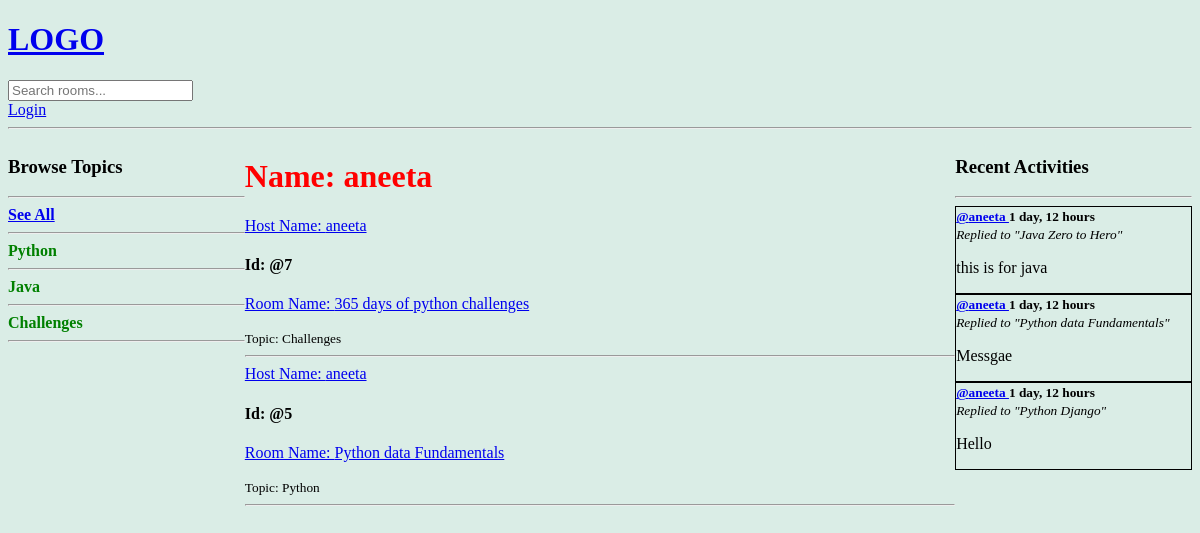
Before: /profile/1 with the older database file.
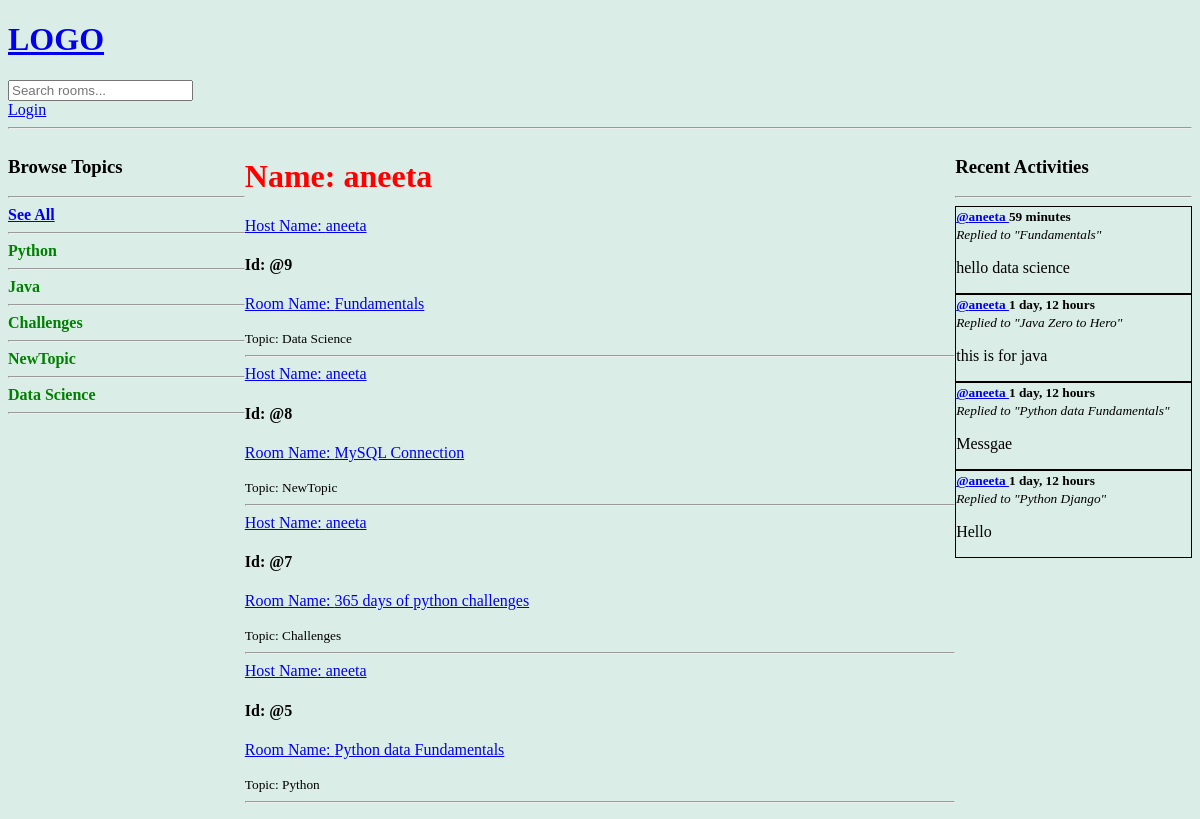
After: the same page with the newer database file.
### base/models.py (models this page shows, shortened)
class Topic(models.Model):
    name = models.CharField(max_length=200)

class Room(models.Model):
    host = models.ForeignKey(User, on_delete=models.SET_NULL, null = True)
    topic = models.ForeignKey(Topic, on_delete=models.SET_NULL, null = True)
    name = models.CharField(max_length=100)
    description = models.TextField(null=True, blank=True)
    participants = models.ManyToManyField(User, related_name='participants', blank= True)  #related name as the user is used already
    updated = models.DateTimeField(auto_now=True)
    created = models.DateTimeField(auto_now_add=True)
    class Meta:
        ordering = ['-updated', '-created']
    def __str__(self):
        return self.name

class Message(models.Model):
    user = models.ForeignKey(User, on_delete=models.CASCADE)
    room = models.ForeignKey(Room, on_delete=models.CASCADE)
    body = models.TextField()
    updated = models.DateTimeField(auto_now=True)
    created = models.DateTimeField(auto_now_add=True)
    class Meta:
        ordering = ['-updated', '-created']
    def __str__(self):
        return self.body[0:50]

### base/views.py (the view)
# urls.py: path('profile/<str:pk>', views.userProfile, name="userProfile"),
def userProfile(request, pk):
    user = User.objects.get(id=pk)
    rooms = user.room_set.all()
    message = user.message_set.all()
    topics = Topic.objects.all()
    context = {'user':user, 'r': rooms, 'msg': message, 'topics':topics}
    return render(request, 'base/profile.html', context)

### base/templates/base/profile.html (shortened to what this page needs)
{% extends 'main.html' %}
{% block content %}
<div class="profile-container">
    <div>
        {% include "base/topics.html" %}
    </div>
    <div>
        <h1 style="color:red"> Name: {{user.username}} </h1>
        {% include "base/feed.html" %}
    </div>
    <div>
        {% include "base/activity.html" %}
    </div>
</div>
{% endblock content %}

### templates/main.html (shortened to what this page needs)
<!DOCTYPE html>
{% load static %}
<html>
    <head>
        <link rel="stylesheet" type='text/css' media='screen' href="{% static 'styles/main.css' %}">
    </head>
    <body>
        {% include "navbar.html" %}
        {% block content%}
        {% endblock %}
    </body>
</html>

### templates/navbar.html
<a href='/'>
    <h1>LOGO </h1>
</a>
<form action="{% url 'home' %}">
    <input type="text" name="q" placeholder="Search rooms... " >
</form>
{% if request.user.is_authenticated%}
<h4> Hello {{request.user}} </h4>
<a href="{% url 'logout' %}"> Logout </a>
{% else %}
<a href="{% url 'login' %}"> Login </a>
{% endif %}
<hr>

### base/templates/base/topics.html
<h3> Browse Topics </h3>
<hr>
<div>
    <a style="font-weight: 600" href="{% url 'home' %}"> See All </a>
</div>
<hr>
{% for topic in topics %}
    <div>
        <a style="text-decoration: none; color: green; font-weight: 600" href="{% url 'home' %}?q={{topic.name}}"> {{topic.name}} </a>
    </div>
    <hr>
{% endfor %}

### base/templates/base/feed.html (shortened to what this page needs)
{% for i in r %}
<div>
    <a href="{% url 'userProfile' i.host.id %}">Host Name: {{i.host.username}} </span> </a>
    <h4> Id: @{{i.id}} </h4>
    <p> <a href="{% url 'room' i.id%}"> Room Name: {{i.name}} </a> </p>
    <small>Topic: {{i.topic.name}} </small> <br>
</div>
<hr>
{% endfor %}

### base/templates/base/activity.html (shortened to what this page needs)
<h3> Recent Activities </h3>
<hr>
{% for msg in msg %}
<div style="border: 1px solid">
    <small> <b> <a href="{% url 'userProfile' msg.user.id %}"> @{{msg.user}} </a>  {{msg.created|timesince}}  </b> </small> <br>
    <small > <i> Replied to "{{msg.room}}" </i> </small>
    <p> {{msg}} </p>
</div>
{% endfor %}

### static/styles/main.css (style rules this page uses)
body { background-color: rgb(218, 237, 230); }

### base/templates/base/profile.html (style rules this page uses)
.profile-container { display:grid; grid-template-columns: 1fr 3fr 1fr; }

Changed rows visible on the page:
added Topic: name "NewTopic"
added Topic: name "Data Science"
added Room: host.username "aneeta", id "9", name "Fundamentals", topic.name "Data Science"
added Room: host.username "aneeta", id "8", name "MySQL Connection", topic.name "NewTopic"
added Message: user "aneeta", created "59 minutes", room "Fundamentals", body "hello data science"
